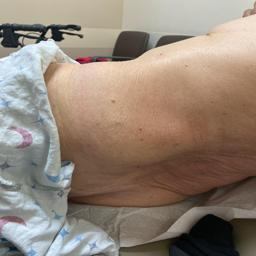
#> input picture helpers/data/s-prd-398967381.jpg, 256 x 256 px
$ python input_data.py data out.png
#> lines starting #> are read from the running program, lines starting #| are printed output that depends on the picture
import os
import argparse
from PIL import Image
from tqdm import tqdm


def convert_jpgs_to_binary(input_dir, output_file, max_images=640):
    # Get sorted list of JPEG files
#> called with input_dir = 'data', output_file = 'out.png', max_images = 640
    jpg_files = sorted(
        [f for f in os.listdir(input_dir) if f.lower().endswith(".jpg")]
    )

    i = 0
    with open(output_file, "wb") as bin_file:
        for filename in tqdm(jpg_files, desc="Processing JPEGs"):
            img_path = os.path.join(input_dir, filename)

            # Open image and convert to grayscale
            with Image.open(img_path) as img:
                # Convert to grayscale and resize to 256x256 if needed
#> img is the input picture: PIL image 256x256 RGB; mean R, G, B 146.5, 131.6, 118.6
                img = img.convert("L").resize((256, 256))
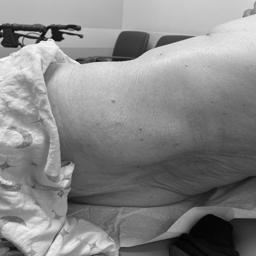
#> img: PIL image 256x256 L; min 0, max 253, mean 134.5

                # Write raw pixel data to binary file
                bin_file.write(img.tobytes())
                i += 1
            if i >= max_images:
                print(f"Processed {i} images, stopping.")
                break
#> pass 2 of the loop in convert_jpgs_to_binary, `for filename in tqdm(jpg_files, desc="Processing JPEGs"):`:
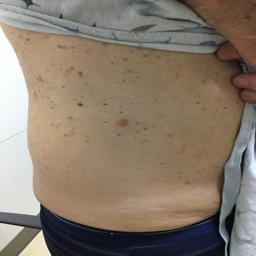
#> input picture helpers/data/s-prd-401878594.jpg, 256 x 256 px
#> in convert_jpgs_to_binary, img is the input picture: PIL image 256x256 RGB; mean R, G, B 136.1, 122.5, 107.5
#> in convert_jpgs_to_binary, `img = img.convert("L").resize((256, 256))`:
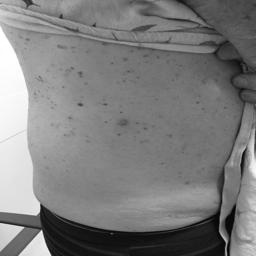
#> img: PIL image 256x256 L; min 1, max 255, mean 124.9
    print(f"Processed {i} images in total.")
    print(f"Created {output_file} with {len(jpg_files)} images.")


if __name__ == "__main__":
    parser = argparse.ArgumentParser(
        description="Convert JPEG folder to input_data.dat"
    )
    parser.add_argument("input_dir", help="Directory containing input JPEGs")
    parser.add_argument("output_file", help="Output binary file")
    # Add max_images argument
    parser.add_argument(
        "--max-images",
        type=int,
        default=640,
        help="Maximum number of images to process",
    )
    args = parser.parse_args()

    if not os.path.exists(args.input_dir):
        raise FileNotFoundError(f"Input directory {args.input_dir} not found")

    convert_jpgs_to_binary(args.input_dir, args.output_file, args.max_images)
    print(
        f"Successfully created {args.output_file} with {args.max_images} images"
    )
